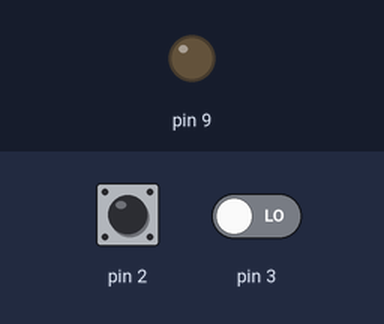
Recording of a sketch running on a simulated Arduino Uno, built with avr-gcc and run on an emulated ATmega328P. Parts: output pins drawn as LEDs (lit = HIGH). Inputs (shaded band) come from the test bench; at power-on: pin 2 LOW, pin 3 LOW.

Above: at 1.2 s.
1.3 s: pin 2 pulsed HIGH 2 times (0.12 s each, 0.3 s apart)
At 2.18 s:
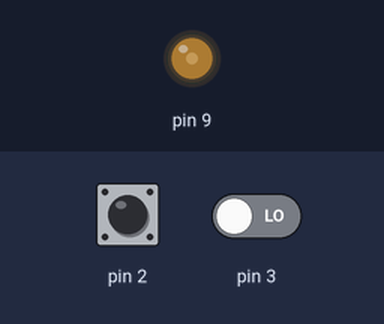
At 4.4 s:
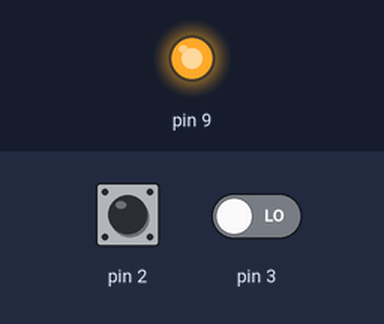
Timing chart, 0 to 5.9 s (numbered marks = the images above; inputs shaded):
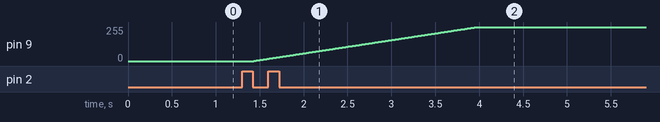

Measured:
- after the input at 1.3 s, pin 9: moves from 0/255 to 254/255 over 2.5 s, starting after 0.13 s

The sketch:

botaoLigaDegavar.ino
```cpp
int contador;

void setup() {
  pinMode(2, INPUT);
  pinMode(3, INPUT);
  pinMode(9, OUTPUT);
}

void loop() {
  if (digitalRead(2) == HIGH) {
    while (digitalRead(2) == HIGH) {
      delay(10);
    }
    for(int i = 0; i <= 254; i++) {
      analogWrite(9, i);
      delay(10);
    }

  }

  if (digitalRead(3) == HIGH) {
    while (digitalRead(3) == HIGH) {
      delay(10);
    }
    for(int i = 254; i >= 0; i--) {
      analogWrite(9, i);
      delay(10);
    }

  }
}
```
